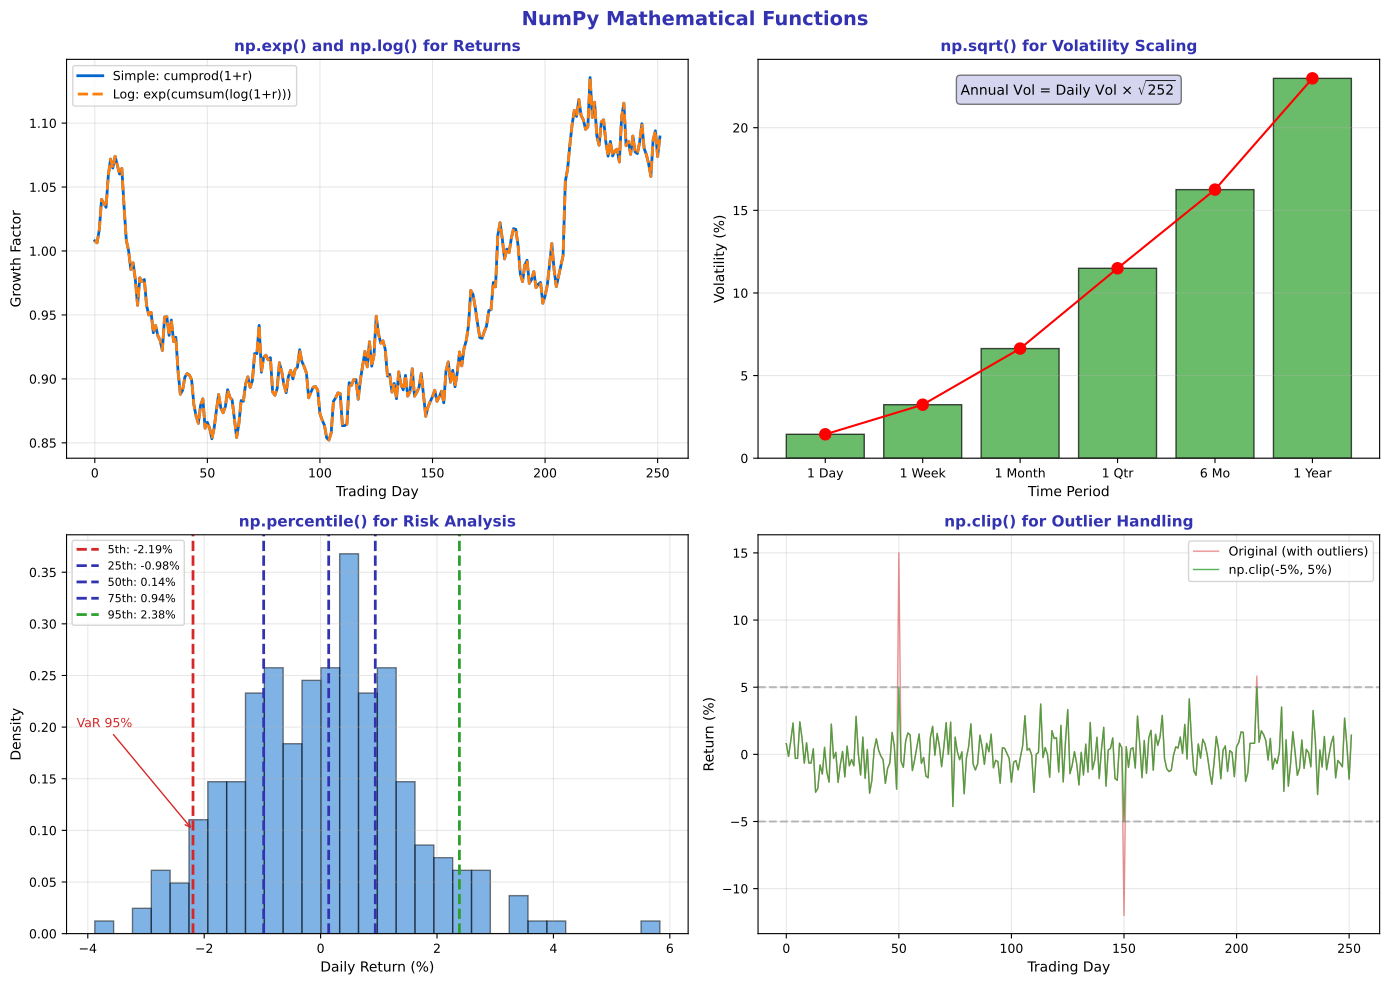

The script that saved this image:
"""Math Functions - NumPy mathematical functions"""
import matplotlib.pyplot as plt
import numpy as np
from pathlib import Path

# Standard matplotlib configuration
plt.rcParams.update({
    'font.size': 10,
    'axes.labelsize': 10,
    'axes.titlesize': 11,
    'xtick.labelsize': 9,
    'ytick.labelsize': 9,
    'legend.fontsize': 9,
    'figure.figsize': (10, 6),
    'figure.dpi': 150
})

# Course colors
MLPURPLE = '#3333B2'
MLLAVENDER = '#ADADE0'
MLBLUE = '#0066CC'
MLORANGE = '#FF7F0E'
MLGREEN = '#2CA02C'
MLRED = '#D62728'

fig, axes = plt.subplots(2, 2, figsize=(14, 10))
fig.suptitle('NumPy Mathematical Functions', fontsize=14, fontweight='bold', color=MLPURPLE)

# Plot 1: np.exp and np.log - Compound returns
ax1 = axes[0, 0]
np.random.seed(42)
daily_returns = np.random.normal(0.0005, 0.015, 252)
log_returns = np.log(1 + daily_returns)

cumulative_simple = np.cumprod(1 + daily_returns)
cumulative_log = np.exp(np.cumsum(log_returns))

ax1.plot(cumulative_simple, color=MLBLUE, linewidth=2, label='Simple: cumprod(1+r)')
ax1.plot(cumulative_log, color=MLORANGE, linewidth=2, linestyle='--', label='Log: exp(cumsum(log(1+r)))')

ax1.set_xlabel('Trading Day', fontsize=10)
ax1.set_ylabel('Growth Factor', fontsize=10)
ax1.set_title('np.exp() and np.log() for Returns', fontsize=11, fontweight='bold', color=MLPURPLE)
ax1.legend(fontsize=9)
ax1.grid(alpha=0.3)

# Plot 2: np.sqrt for volatility
ax2 = axes[0, 1]
daily_vol = np.std(daily_returns)
periods = [1, 5, 21, 63, 126, 252]
annualized_vol = [daily_vol * np.sqrt(p) * 100 for p in periods]
labels = ['1 Day', '1 Week', '1 Month', '1 Qtr', '6 Mo', '1 Year']

ax2.bar(labels, annualized_vol, color=MLGREEN, alpha=0.7, edgecolor='black')
ax2.plot(labels, annualized_vol, 'ro-', markersize=8)

ax2.set_xlabel('Time Period', fontsize=10)
ax2.set_ylabel('Volatility (%)', fontsize=10)
ax2.set_title('np.sqrt() for Volatility Scaling', fontsize=11, fontweight='bold', color=MLPURPLE)
ax2.grid(axis='y', alpha=0.3)

# Add formula
ax2.text(0.5, 0.95, r'Annual Vol = Daily Vol $\times$ $\sqrt{252}$',
         transform=ax2.transAxes, fontsize=10, va='top', ha='center',
         bbox=dict(boxstyle='round', facecolor=MLLAVENDER, alpha=0.5))

# Plot 3: np.percentile for risk metrics
ax3 = axes[1, 0]
returns_sorted = np.sort(daily_returns) * 100
percentiles = [5, 25, 50, 75, 95]
percentile_vals = [np.percentile(daily_returns * 100, p) for p in percentiles]

ax3.hist(daily_returns * 100, bins=30, color=MLBLUE, alpha=0.5, edgecolor='black', density=True)

for p, val in zip(percentiles, percentile_vals):
    color = MLRED if p == 5 else MLGREEN if p == 95 else MLPURPLE
    ax3.axvline(val, color=color, linestyle='--', linewidth=2, label=f'{p}th: {val:.2f}%')

ax3.set_xlabel('Daily Return (%)', fontsize=10)
ax3.set_ylabel('Density', fontsize=10)
ax3.set_title('np.percentile() for Risk Analysis', fontsize=11, fontweight='bold', color=MLPURPLE)
ax3.legend(fontsize=8, loc='upper left')
ax3.grid(alpha=0.3)

# VaR annotation
ax3.annotate('VaR 95%', xy=(percentile_vals[0], 0.1), xytext=(percentile_vals[0]-2, 0.2),
            arrowprops=dict(arrowstyle='->', color=MLRED), fontsize=9, color=MLRED)

# Plot 4: np.clip for outlier handling
ax4 = axes[1, 1]
# Generate data with outliers
returns_with_outliers = daily_returns.copy() * 100
returns_with_outliers[50] = 15  # Outlier
returns_with_outliers[150] = -12  # Outlier

clipped = np.clip(returns_with_outliers, -5, 5)

ax4.plot(returns_with_outliers, color=MLRED, alpha=0.5, linewidth=1, label='Original (with outliers)')
ax4.plot(clipped, color=MLGREEN, alpha=0.8, linewidth=1, label='np.clip(-5%, 5%)')
ax4.axhline(5, color='gray', linestyle='--', alpha=0.5)
ax4.axhline(-5, color='gray', linestyle='--', alpha=0.5)

ax4.set_xlabel('Trading Day', fontsize=10)
ax4.set_ylabel('Return (%)', fontsize=10)
ax4.set_title('np.clip() for Outlier Handling', fontsize=11, fontweight='bold', color=MLPURPLE)
ax4.legend(fontsize=9)
ax4.grid(alpha=0.3)

plt.tight_layout()
plt.savefig(Path(__file__).parent / 'chart.pdf', dpi=300, bbox_inches='tight')
plt.close()
